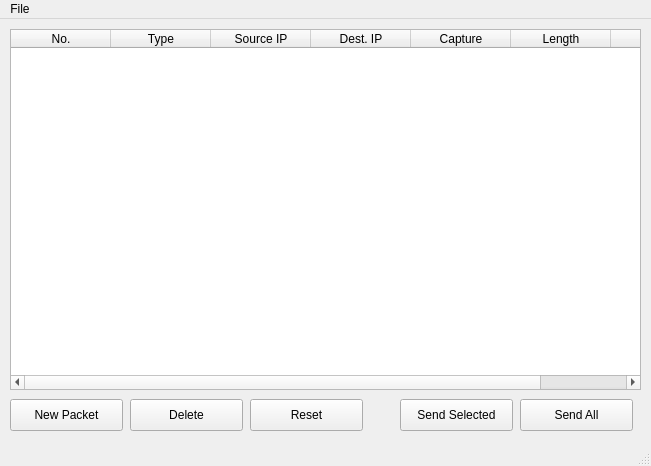
<?xml version="1.0" encoding="UTF-8"?>
<ui version="4.0">
 <class>MainWindow</class>
 <widget class="QMainWindow" name="MainWindow">
  <property name="geometry">
   <rect>
    <x>0</x>
    <y>0</y>
    <width>651</width>
    <height>466</height>
   </rect>
  </property>
  <property name="windowTitle">
   <string>Dokodemo Send</string>
  </property>
  <widget class="QWidget" name="centralwidget">
   <widget class="QPushButton" name="newPacketButton">
    <property name="geometry">
     <rect>
      <x>10</x>
      <y>380</y>
      <width>113</width>
      <height>32</height>
     </rect>
    </property>
    <property name="text">
     <string>New Packet</string>
    </property>
   </widget>
   <widget class="QPushButton" name="delPacketButton">
    <property name="geometry">
     <rect>
      <x>130</x>
      <y>380</y>
      <width>113</width>
      <height>32</height>
     </rect>
    </property>
    <property name="text">
     <string>Delete</string>
    </property>
   </widget>
   <widget class="QPushButton" name="sendAllButton">
    <property name="geometry">
     <rect>
      <x>520</x>
      <y>380</y>
      <width>113</width>
      <height>32</height>
     </rect>
    </property>
    <property name="text">
     <string>Send All</string>
    </property>
   </widget>
   <widget class="QPushButton" name="resetButton">
    <property name="geometry">
     <rect>
      <x>250</x>
      <y>380</y>
      <width>113</width>
      <height>32</height>
     </rect>
    </property>
    <property name="text">
     <string>Reset</string>
    </property>
   </widget>
   <widget class="QTableWidget" name="packetTable">
    <property name="geometry">
     <rect>
      <x>10</x>
      <y>10</y>
      <width>631</width>
      <height>361</height>
     </rect>
    </property>
    <property name="editTriggers">
     <set>QAbstractItemView::NoEditTriggers</set>
    </property>
    <property name="alternatingRowColors">
     <bool>false</bool>
    </property>
    <property name="selectionBehavior">
     <enum>QAbstractItemView::SelectRows</enum>
    </property>
    <property name="sortingEnabled">
     <bool>false</bool>
    </property>
    <attribute name="horizontalHeaderMinimumSectionSize">
     <number>25</number>
    </attribute>
    <attribute name="verticalHeaderVisible">
     <bool>false</bool>
    </attribute>
    <attribute name="verticalHeaderDefaultSectionSize">
     <number>21</number>
    </attribute>
    <column>
     <property name="text">
      <string>No.</string>
     </property>
    </column>
    <column>
     <property name="text">
      <string>Type</string>
     </property>
    </column>
    <column>
     <property name="text">
      <string>Source IP</string>
     </property>
    </column>
    <column>
     <property name="text">
      <string>Dest. IP</string>
     </property>
    </column>
    <column>
     <property name="text">
      <string>Capture</string>
     </property>
    </column>
    <column>
     <property name="text">
      <string>Length</string>
     </property>
    </column>
    <column>
     <property name="text">
      <string>Hex</string>
     </property>
    </column>
   </widget>
   <widget class="QPushButton" name="sendSelectedButton">
    <property name="geometry">
     <rect>
      <x>400</x>
      <y>380</y>
      <width>113</width>
      <height>32</height>
     </rect>
    </property>
    <property name="text">
     <string>Send Selected</string>
    </property>
   </widget>
  </widget>
  <widget class="QMenuBar" name="menubar">
   <property name="geometry">
    <rect>
     <x>0</x>
     <y>0</y>
     <width>651</width>
     <height>22</height>
    </rect>
   </property>
   <widget class="QMenu" name="menuFile">
    <property name="title">
     <string>File</string>
    </property>
    <addaction name="actionSaveAsPcap"/>
    <addaction name="separator"/>
    <addaction name="actionClose"/>
   </widget>
   <addaction name="menuFile"/>
  </widget>
  <widget class="QStatusBar" name="statusbar"/>
  <action name="actionNew">
   <property name="text">
    <string>New</string>
   </property>
  </action>
  <action name="actionNew_2">
   <property name="text">
    <string>New</string>
   </property>
  </action>
  <action name="actionSave">
   <property name="text">
    <string>Open</string>
   </property>
  </action>
  <action name="actionSave_as_pcp">
   <property name="text">
    <string>Save</string>
   </property>
  </action>
  <action name="actionSaveAsPcap">
   <property name="text">
    <string>Save as pcap</string>
   </property>
  </action>
  <action name="actionClose">
   <property name="text">
    <string>Close</string>
   </property>
  </action>
  <action name="actionAbout">
   <property name="text">
    <string>About</string>
   </property>
  </action>
 </widget>
 <resources/>
 <connections>
  <connection>
   <sender>actionClose</sender>
   <signal>triggered()</signal>
   <receiver>MainWindow</receiver>
   <slot>close()</slot>
   <hints>
    <hint type="sourcelabel">
     <x>-1</x>
     <y>-1</y>
    </hint>
    <hint type="destinationlabel">
     <x>325</x>
     <y>232</y>
    </hint>
   </hints>
  </connection>
 </connections>
</ui>
